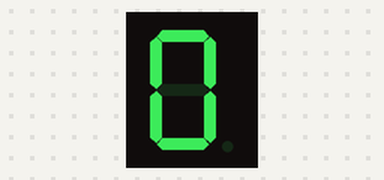
Recording of a sketch running on a simulated Arduino Uno, built with avr-gcc and run on an emulated ATmega328P. Parts: 1-digit seven-segment display. Wiring (inferred from the names in the program): 1-digit 7-segment display, segments lit when HIGH: segments pin 11, pin 10, pin 9, pin 8, pin 7, pin 6, pin 5, pin 4. The segment pins are drawn as the display they are named for.

Above: at 0.1 s.
At 1.1 s:
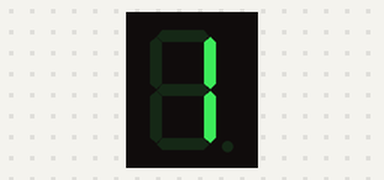
At 2.1 s:
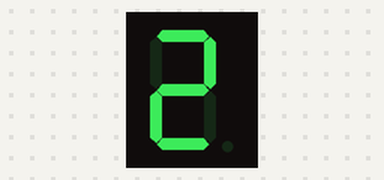
At 4.1 s:
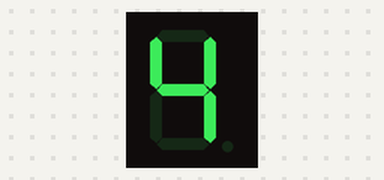
At 6.1 s:
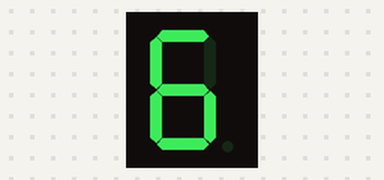
At 9.1 s:
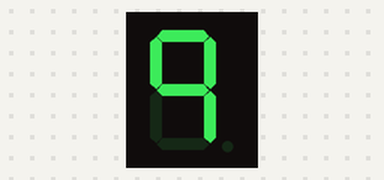

The sketch:

Indicator.ino
```cpp
// arduino.robotics-club.com.ru

int pins[8] = { 11, 10, 9, 8, 7, 6, 5, 4 };
byte numbers[10] = {
  B11111100, B01100000, B11011010, B11110010, B01100110,
  B10110110, B10111110, B11100000, B11111110, B11100110
};

int number = 0;

void setup() {
  for(int iter = 0; iter < 8; iter++) {
    pinMode(pins[iter], OUTPUT);
    digitalWrite(pins[iter], LOW);
  }
}

void loop() {
  setNumber(number);
  delay(1000);

  number = (number + 1) % 10;
}

void setNumber(int num) {
  for(int iter = 0; iter < 7; iter++) {
    if(bitRead(numbers[num], 7-iter) == HIGH)
      digitalWrite(pins[iter], HIGH);
    else digitalWrite(pins[iter], LOW);
  }
}
```

Measured:
- by itself, everything shown: repeats every 10.0 s, in 10 steps
- what the display in image 1 shows lasts 1.0 s, from 1.0 s to 2.0 s
